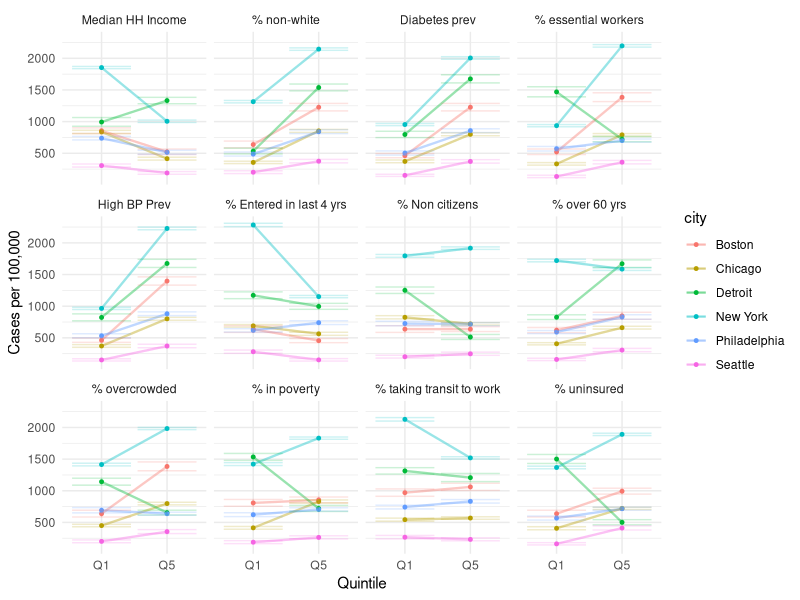
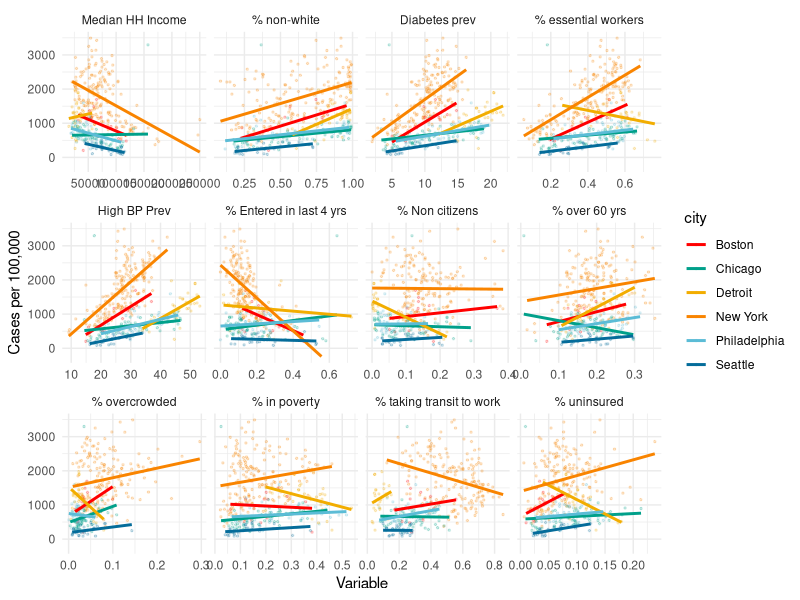

Reproduce these figures in R, in order.
## ---- chunk 1
library(readr)
library(ggplot2)
library(dplyr)
library(lubridate)
library(tidyr)
library(epitools)
library(lme4)
options(scipen=10000)
## ---- chunk 2
all_data <- read_csv("Data/data_May3.csv")
## ---- chunk 3
all_data_quint <- all_data %>% ungroup() %>%
  group_by(city_name) %>% 
  select(city, zip:pct_non_cit, pct_diabetes, pct_hbp, total_pop, tests, positives, deaths) %>%
  mutate_at(vars(mhi:pct_hbp), ~factor(findInterval(., c(-Inf,
                               quantile(., probs=c(0.2, 0.4, 0.6, 0.8), na.rm = TRUE), Inf)),
                               labels=c("Q1","Q2","Q3","Q4", "Q5"))) %>%
  pivot_longer(mhi:pct_hbp, names_to="var", values_to="value")


## ---- chunk 4
quint_summaries <- all_data_quint %>% ungroup() %>%
  group_by(city, var, value) %>%
  summarize(total_pop=sum(total_pop, na.rm = TRUE),
            tests = sum(tests, na.rm=TRUE),
            positives = sum(positives, na.rm=TRUE),
            deaths = sum(deaths, na.rm=TRUE)) %>%
  mutate(tests=ifelse(city=="Detroit" | city == "Seattle", NA, tests),
         deaths = ifelse(!(city=="Seattle" | city == "Chicago"), NA, tests)
  ) %>%
  mutate(pos_rate = positives/tests,
         test_rate = tests/total_pop,
         case_rate = (positives/total_pop)*100000,
         death_rate = (deaths/total_pop)*100000) %>%
  
  mutate(pos_rate_lci = ifelse(!is.na(pos_rate), 
                               pois.exact(positives, tests)[[4]],
                               NA),
         pos_rate_uci = ifelse(!is.na(pos_rate), 
                               pois.exact(positives, tests)[[5]],
                               NA),
         test_rate_lci = ifelse(!is.na(test_rate), 
                               pois.exact(tests, total_pop)[[4]],
                               NA),
         test_rate_uci = ifelse(!is.na(test_rate), 
                               pois.exact(tests, total_pop)[[5]],
                               NA),
         case_rate_lci = ifelse(!is.na(case_rate), 
                               (pois.exact(positives, total_pop)[[4]]*100000),
                               NA),
         case_rate_uci = ifelse(!is.na(case_rate), 
                               (pois.exact(positives, total_pop)[[5]]*100000),
                               NA),
         death_rate_lci = ifelse(!is.na(death_rate), 
                               (pois.exact(deaths, total_pop)[[4]]*100000),
                               NA),
         death_rate_uci = ifelse(!is.na(death_rate), 
                               (pois.exact(deaths, total_pop)[[5]]*100000),
                               NA))


## ---- chunk 5
ggplot(filter(quint_summaries, value=="Q1" | value=="Q5"), aes(group=city)) +
  geom_point(aes(x=value, y=case_rate, color=city), size=1) +
  geom_line(aes(x=value, y=case_rate, color=city, group = city), alpha=0.4, size=0.8) +
  geom_errorbar(aes(x = value, ymin=case_rate_lci, ymax=case_rate_uci, color=city), alpha=0.2) +
  facet_wrap(vars(var), labeller = labeller(var = 
    c("mhi" = "Median HH Income",
      "pct_col" = "% non-white",
      "pct_diabetes" = "Diabetes prev",
      "pct_essworkers" = "% essential workers",
      "pct_hbp" = "High BP Prev",
      "pct_new_imm" = "% Entered in last 4 yrs",
      "pct_non_cit" = "% Non citizens",
      "pct_overcrowded" = "% overcrowded",
      "pct_pov" = "% in poverty",
      "pct_old" = "% over 60 yrs",
      "pct_transit" = "% taking transit to work",
      "pct_unins" = "% uninsured"))) + xlab("Quintile") + ylab("Cases per 100,000") +
  theme_minimal() 
## ---- chunk 6
all_data_long <- all_data %>% 
  select(city, zip:pct_non_cit, pct_diabetes, pct_hbp, total_pop, tests, positives, deaths) %>%
  pivot_longer(mhi:pct_hbp, names_to="var", values_to="value") %>%
  mutate(case_rate = (positives/total_pop)*100000) %>%
  mutate(death_rate = (deaths/total_pop)*100000) %>%
  mutate(pos_rate = (positives/tests))


## ---- chunk 7
ggplot(filter(all_data_long), aes(group=city)) +
  geom_point(aes(x=value, y=case_rate, color=city), alpha=0.2, size=0.5) +
   stat_smooth(aes(x=value, y=case_rate, color=city, group=city),
              method="lm", se = FALSE) +
  scale_color_manual(values=c("#FF0000", "#00A08A", "#F2AD00", "#F98400", 
                                "#5BBCD6", "#046C9A")) +
  facet_wrap(vars(var), scales = "free_x", labeller = labeller(var = 
    c("mhi" = "Median HH Income",
      "pct_col" = "% non-white",
      "pct_diabetes" = "Diabetes prev",
      "pct_essworkers" = "% essential workers",
      "pct_hbp" = "High BP Prev",
      "pct_new_imm" = "% Entered in last 4 yrs",
      "pct_non_cit" = "% Non citizens",
      "pct_overcrowded" = "% overcrowded",
      "pct_pov" = "% in poverty",
      "pct_old" = "% over 60 yrs",
      "pct_transit" = "% taking transit to work",
      "pct_unins" = "% uninsured"))) + xlab("Variable") + ylab("Cases per 100,000") +
  theme_minimal() 
## ---- chunk 8
model_data <- all_data %>% ungroup() %>%
  group_by(city_name) %>% 
  select(city, zip:pct_non_cit, pct_diabetes, pct_hbp, total_pop, tests, positives, deaths) %>%
  mutate_at(vars(mhi:pct_hbp), ~factor(findInterval(., c(-Inf,
                               quantile(., probs=c(0.2, 0.4, 0.6, 0.8), na.rm = TRUE), Inf)),
                               labels=c("Q1","Q2","Q3","Q4", "Q5")))
## ---- chunk 9
#intialize empty dataframe
results <- data.frame(var=NA, Q1=NA, Q5=NA, RR=NA, Sig=NA, Pval=NA)

for (i in names(model_data[,4:15])){
  #initialize empty dataframe
  results1 <- data.frame(var=NA, Q1=NA, Q5=NA, RR=NA, Sig=NA, Pval=NA)
  
  #Formula with random intercepts for each city and poisson model
  formula = as.formula(paste("positives ~ 1 +", i, 
                             "+ (1|city) + offset(log(total_pop))"))
  model = glmer(formula, family="poisson", data=model_data)
  
  results1$var <- i
  results1$Q1 = exp(data.frame(coef(summary(model)))[1,]$Estimate)
  results1$RR = exp(data.frame(coef(summary(model)))[5,]$Estimate)
  results1$Q5 = results1$Q1 * results1$RR
  results1$Sig = data.frame(coef(summary(model)))[5,]$Pr...z.. < 0.05
  results1$Pval = round(data.frame(coef(summary(model)))[5,]$Pr...z..,4)
  results <- rbind(results, results1)
}
## ---- chunk 10
results
## ---- chunk 11
model_all = glmer(positives ~ 1 + pct_col + pct_diabetes + pct_essworkers + pct_hbp + pct_new_imm + pct_overcrowded + pct_pov + pct_old + pct_transit + pct_unins + (1|city) + offset(log(total_pop)), family="poisson", data=model_data)
## ---- chunk 12
summary(model_all)
